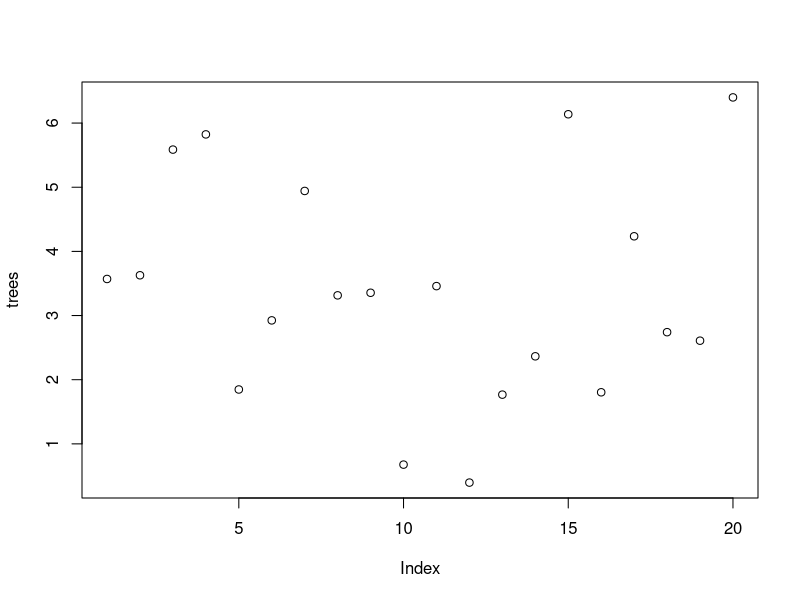
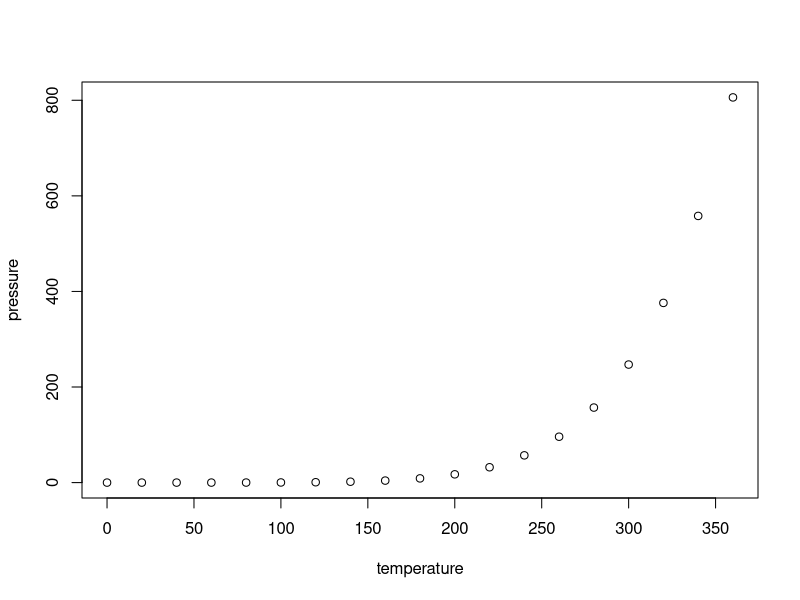

Write the R code that produced these figures, in order.
## ---- chunk 1
trees = rnorm(20,2,3)
plot.default(trees)
## ---- chunk 2
knitr::opts_chunk$set(echo = TRUE)
## ---- chunk 3
summary(cars)
## ---- chunk 4
plot(pressure)
